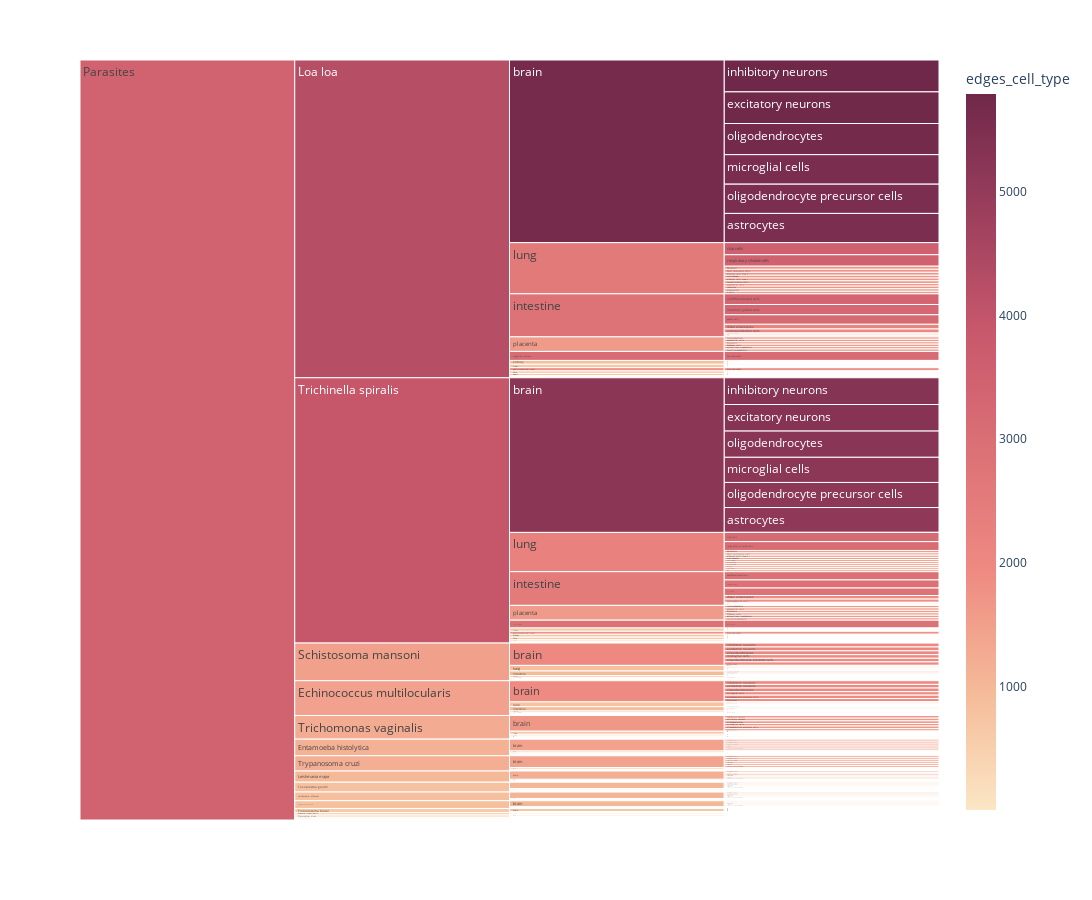

This figure's notebook cell:
### Code cell
fig = px.icicle(aux, path=[px.Constant("Parasites"), 'taxid1_label', 'Tissue', 'Cell type'], values='edges_cell_type',
                  color='edges_cell_type', hover_data=['edges_tissue', 'edges_cell_type', 'taxid1', 'taxid1_label', 'pTPM'],
                  color_continuous_scale='Burgyl', height=900, width=1200)
fig.show()

### Figure 1 — Plotly figure (JSON) as saved in the notebook; plotly's stock layout.template omitted (floating-point values rounded to 4 significant figures; data arrays with more than 128 entries replaced by an {"elided": "..."} marker saying what was removed)
{"data": [{"branchvalues": "total", "customdata": {"elided": "1870x6 mixed values"}, "domain": {"x": [0, 1], "y": [0, 1]}, "hovertemplate": "labels=%{label}<br>edges_cell_type_sum=%{value}<br>parent=%{parent}<br>id=%{id}<br>edges_tissue=%{customdata[0]}<br>edges_cell_type=%{color}<br>taxid1=%{customdata[2]}<br>taxid1_label=%{customdata[3]}<br>pTPM=%{customdata[4]}<extra></extra>", "ids": {"elided": "1870 str values"}, "labels": {"elided": "1870 str values"}, "marker": {"coloraxis": "coloraxis", "colors": {"elided": "1870 float values"}}, "name": "", "parents": {"elided": "1870 str values"}, "type": "icicle", "values": {"elided": "1870 int values"}}], "layout": {"coloraxis": {"colorbar": {"title": {"text": "edges_cell_type"}}, "colorscale": [[0, "rgb(251, 230, 197)"], [0.1667, "rgb(245, 186, 152)"], [0.3333, "rgb(238, 138, 130)"], [0.5, "rgb(220, 113, 118)"], [0.6667, "rgb(200, 88, 108)"], [0.8333, "rgb(156, 63, 93)"], [1, "rgb(112, 40, 74)"]]}, "height": 900, "legend": {"tracegroupgap": 0}, "margin": {"t": 60}, "width": 1200}}
